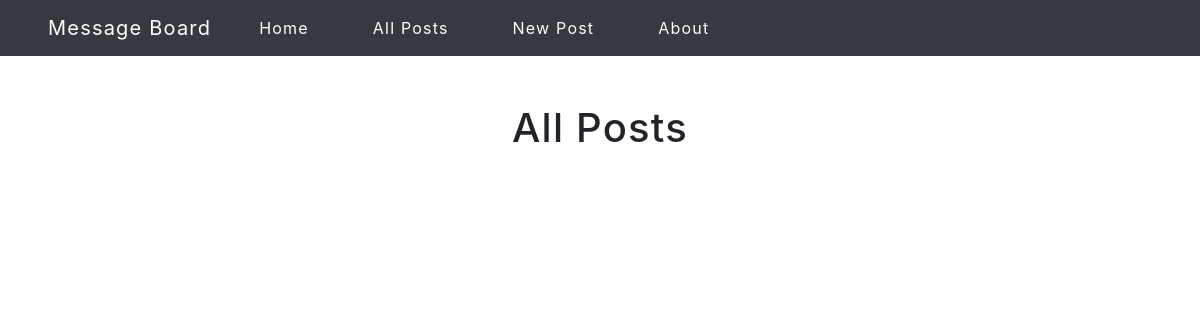
/posts/, run on an earlier commit of the app's database.
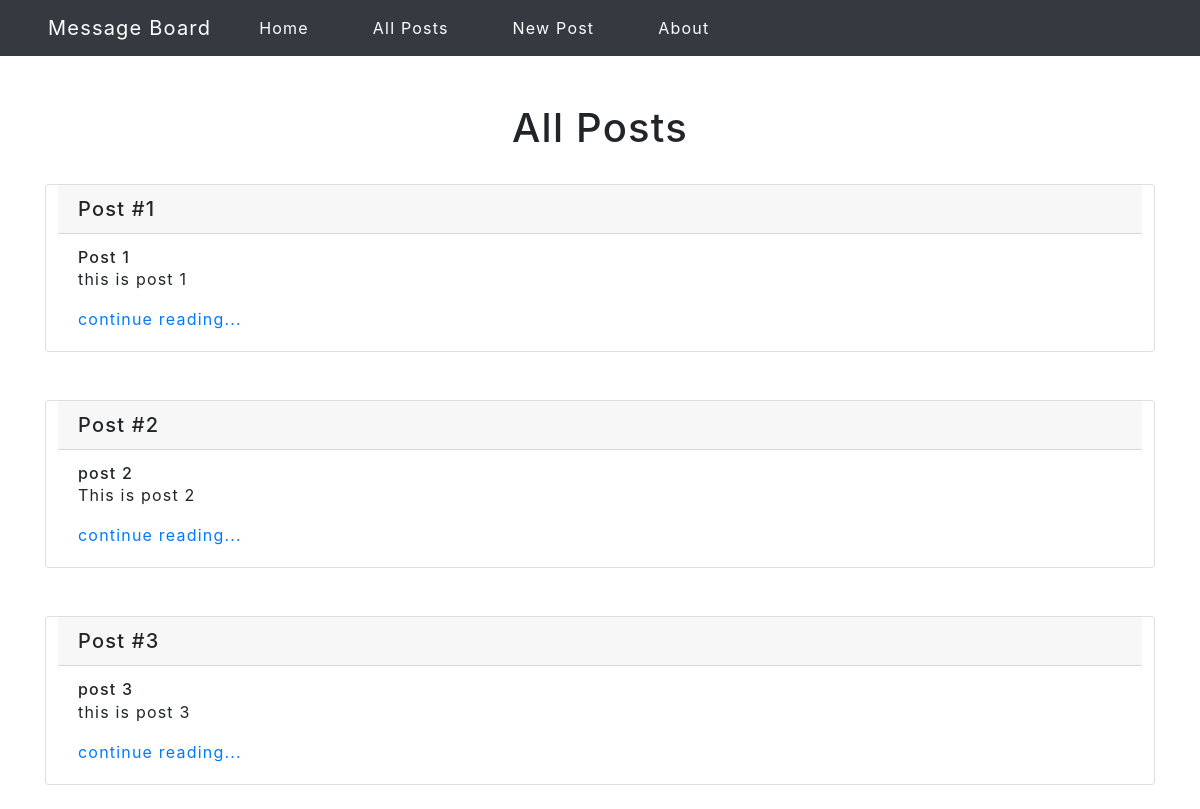
And on a later commit of the database.
### posts/models.py (models this page shows, shortened)
class Post(models.Model):
    title = models.CharField(max_length=256)
    body = models.TextField(max_length=2000)

### posts/views.py (the view)
# urls.py: path('', PostListView.as_view(), name='posts'),
class PostListView(ListView):
    template_name = 'all_posts.html'
    model = Post
    context_object_name = 'posts'

### templates/all_posts.html (shortened to what this page needs)
{% extends 'base.html' %}
{% block content %}
<div class="container">
    <div class="row d-flex justify-content-center mt-4">
        <h1 class="text-center">All Posts</h1>
        {% if posts %}
        {% for post in posts %}
        <div class="card m-4">
            <h5 class="card-header">Post #{{post.id}}</h5>
            <div class="card-body">
                <h6 class="card-subtitle">{{ post.title }}</h6>
                <p class="card-text">{{ post.body | truncatechars:100 }}</p>
                <a href="{% url 'post_detail' post.id %}">continue reading...</a>
            </div>
        </div>
        {% endfor %}
        {% endif %}
    </div>
</div>
{% endblock %}

### templates/base.html (shortened to what this page needs)
{% load static %}
<!DOCTYPE html>
<html lang="en">
<head>
    {% load static %}
    <link href="https://cdn.jsdelivr.net/npm/bootstrap@5.1.0/dist/css/bootstrap.min.css" rel="stylesheet">
    <link rel="stylesheet" href="//code.jquery.com/ui/1.12.1/themes/base/jquery-ui.css">
    <link rel="stylesheet" href="https://cdnjs.cloudflare.com/ajax/libs/twitter-bootstrap/4.6.0/css/bootstrap.min.css">
    <link rel="stylesheet" href="{% static 'assets/css/styles.css' %}">
</head>
<body>
    {% include 'navbar.html' %}
    <div class="container">
        {% block content %}
        {% endblock %}
    </div>
</body>
</html>

### templates/navbar.html (shortened to what this page needs)
    <nav class="navbar navbar-expand-lg navbar-dark bg-dark px-5 mb-5">
        <a class="navbar-brand" href="{% url 'home' %}">Message Board</a>
        <div class="collapse navbar-collapse " id="navbarNav">
          <ul class="navbar-nav">
            <li class="nav-item active px-4">
              <a class="nav-link" href="{% url 'home' %}">Home</a>
            </li>
            <li class="nav-item active px-4">
              <a class="nav-link" href="{% url 'posts' %}">All Posts</a>
            </li>
            <li class="nav-item active px-4">
              <a class="nav-link" href="{% url 'new_post' %}">New Post</a>
            </li>
            <li class="nav-item active px-4">
              <a class="nav-link" href="{% url 'about' %}">About</a>
            </li>
          </ul>
        </div>
      </nav>

### static/assets/css/styles.css (style rules this page uses)
* { margin: 0; padding: 0; letter-spacing: 1.2px; box-sizing: border-box; }

What changed in the data, as far as the page shows it:
added Post: id "1", title "Post 1", body "this is post 1"
added Post: id "2", title "post 2", body "This is post 2"
added Post: id "3", title "post 3", body "this is post 3"
